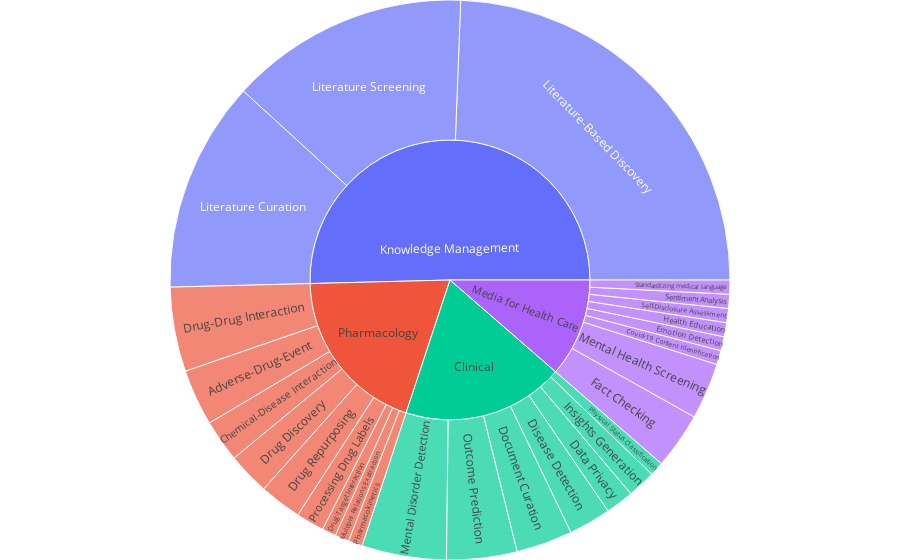

The code cell stored with this chart in its notebook:
### Code cell
import plotly.express as px

# Create a sunburst chart
fig = px.sunburst(filtered_df, path=['Biomedical Domain Level 1', 'Biomedical Domain Level 2'])

# Update layout for better readability
fig.update_layout(margin=dict(t=0, l=0, r=0, b=0))

# Show the chart
fig.show()

### Figure 1 — Plotly figure (JSON) as saved in the notebook; plotly's stock layout.template omitted (floating-point values rounded to 4 significant figures)
{"data": [{"branchvalues": "total", "domain": {"x": [0, 1], "y": [0, 1]}, "hovertemplate": "labels=%{label}<br>count=%{value}<br>parent=%{parent}<br>id=%{id}<extra></extra>", "ids": ["Pharmacology/Adverse-Drug-Event", "Pharmacology/Chemical-Disease Interaction", "Media for Health Care/Covid-19 Content Identification", "Clinical/Data Privacy", "Clinical/Disease Detection", "Clinical/Document Curation", "Pharmacology/Drug Discovery", "Pharmacology/Drug Repurposing", "Pharmacology/Drug-Drug Interaction", "Pharmacology/Drug-Target Interaction", "Media for Health Care/Emotion Detection", "Media for Health Care/Fact Checking", "Media for Health Care/Health Education", "Clinical/Insights Generation", "Knowledge Management/Literature Curation", "Knowledge Management/Literature Screening", "Knowledge Management/Literature-Based Discovery", "Clinical/Mental Disorder Detection", "Media for Health Care/Mental Health Screening", "Pharmacology/Multiple Relations Exatraction", "Clinical/Outcome Prediction", "Pharmacology/Pharmacokinetics", "Clinical/Physical Status Classification", "Pharmacology/Processing Drug Labels", "Media for Health Care/Self-Disclosure Assessment", "Media for Health Care/Sentiment Analysis", "Media for Health Care/Standardizing medical language", "Clinical", "Knowledge Management", "Media for Health Care", "Pharmacology"], "labels": ["Adverse-Drug-Event", "Chemical-Disease Interaction", "Covid-19 Content Identification", "Data Privacy", "Disease Detection", "Document Curation", "Drug Discovery", "Drug Repurposing", "Drug-Drug Interaction", "Drug-Target Interaction", "Emotion Detection", "Fact Checking", "Health Education", "Insights Generation", "Literature Curation", "Literature Screening", "Literature-Based Discovery", "Mental Disorder Detection", "Mental Health Screening", "Multiple Relations Exatraction", "Outcome Prediction", "Pharmacokinetics", "Physical Status Classification", "Processing Drug Labels", "Self-Disclosure Assessment", "Sentiment Analysis", "Standardizing medical language", "Clinical", "Knowledge Management", "Media for Health Care", "Pharmacology"], "name": "", "parents": ["Pharmacology", "Pharmacology", "Media for Health Care", "Clinical", "Clinical", "Clinical", "Pharmacology", "Pharmacology", "Pharmacology", "Pharmacology", "Media for Health Care", "Media for Health Care", "Media for Health Care", "Clinical", "Knowledge Management", "Knowledge Management", "Knowledge Management", "Clinical", "Media for Health Care", "Pharmacology", "Clinical", "Pharmacology", "Clinical", "Pharmacology", "Media for Health Care", "Media for Health Care", "Media for Health Care", "", "", "", ""], "type": "sunburst", "values": [4, 3, 1, 2, 3, 4, 3, 3, 6, 1, 1, 4, 1, 2, 15, 17, 30, 6, 4, 1, 5, 1, 1, 2, 1, 1, 1, 23, 62, 14, 24]}], "layout": {"autosize": true, "legend": {"tracegroupgap": 0}, "margin": {"b": 0, "l": 0, "r": 0, "t": 0}}}
